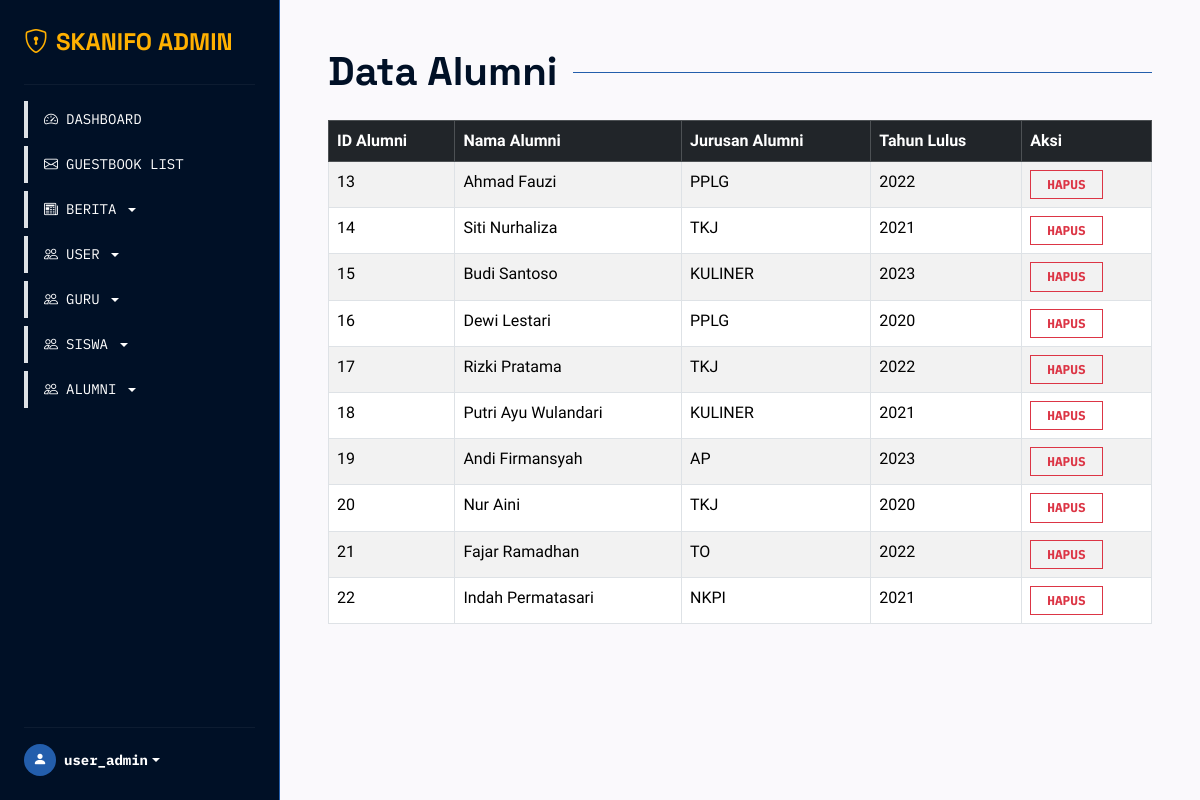
/page/dashboard/data_alumni.php (signed in), run on the app's committed database.
### tables this page shows
CREATE TABLE `tb_alumni` (
  `id_alumni` int NOT NULL,
  `nama_alumni` text NOT NULL,
  `alumni_jurusan` text NOT NULL,
  `tahun_lulus` text NOT NULL
);

### page/dashboard/data_alumni.php (the view, shortened to what this page needs)
<!DOCTYPE html>
<html lang="en">
<head>
    <link href="https://cdn.jsdelivr.net/npm/bootstrap@5.3.8/dist/css/bootstrap.min.css" rel="stylesheet">
    <link rel="stylesheet" href="https://cdn.jsdelivr.net/npm/bootstrap-icons@1.11.3/font/bootstrap-icons.css">
    <link rel="stylesheet" href="../../assets/css/style.css">
</head>
<body>
    <main class="d-flex flex-nowrap">
        <?php require '../../components/sidebar.php'; ?>
        <div class="container-fluid p-4 p-md-5" style="background-color: var(--skn-bg);">
            <div class="d-flex align-items-center gap-3 mb-4">
                <h1 class="font-headline fw-bold m-0" style="color: var(--skn-primary);">Data Alumni</h1>
                <div class="flex-grow-1 border-top" style="border-color: var(--skn-secondary) !important;"></div>
            </div>
            <table class="table table-bordered table-striped">
                <thead class="table-dark">
                    <tr>
                        <th>ID Alumni</th>
                        <th>Nama Alumni</th>
                        <th>Jurusan Alumni</th>
                        <th>Tahun Lulus</th>
                        <th>Aksi</th>
                    </tr>
                </thead>
                <tbody>
                    <?php
                    include '../../function/connect.php';
                    $data = mysqli_query($koneksi, "SELECT * FROM tb_alumni");
                    if (mysqli_num_rows($data) > 0) {
                        while ($row = mysqli_fetch_array($data)) {
                            ?>
                            <tr>
                                <td><?php echo htmlspecialchars($row['id_alumni']); ?></td>
                                <td><?php echo htmlspecialchars($row['nama_alumni']); ?></td>
                                <td><?php echo htmlspecialchars($row['alumni_jurusan']); ?></td>
                                <td><?php echo htmlspecialchars($row['tahun_lulus']); ?></td>
                                <td>
                                    <a href="../../function/function_alumni/delete_alumni.php?id_alumni=<?php echo $row['id_alumni']; ?>" class="btn fw-bold font-mono btn-outline-danger rounded-0 text-uppercase px-3 py-1" style="font-size: 0.8rem;" onclick="return confirm('Yakin hapus?');">Hapus</a>
                                </td>
                            </tr>
                            <?php
                        }
                    } else {
                        echo "<tr><td colspan='4' class='text-center'>Belum ada data alumni.</td></tr>";
                    }
                    ?>
                </tbody>
            </table>
        </div>
    </main>
</body>
</html>

### assets/css/style.css (style rules this page uses)
:root { --skn-primary: #001026; --skn-secondary: #235eac; --skn-amber: #ffb000; --skn-bg: #faf9fc; --skn-muted: #44474e; --skn-surface-high: #e9e7eb; --font-headline: "Space Grotesk", sans-serif; --font-body: "Public Sans", sans-serif; --font-mono: "IBM Plex Mono", monospace; }
body { background-color: var(--skn-bg); color: var(--skn-primary); font-family: var(--font-body); }
.font-headline { font-family: var(--font-headline); }
.font-mono { font-family: var(--font-mono); }
html { scroll-behavior: smooth; scroll-padding-top: 70px; }

### data on the page
tb_alumni: id_alumni "13", nama_alumni "Ahmad Fauzi", alumni_jurusan "PPLG", tahun_lulus "2022"
tb_alumni: id_alumni "14", nama_alumni "Siti Nurhaliza", alumni_jurusan "TKJ", tahun_lulus "2021"
tb_alumni: id_alumni "15", nama_alumni "Budi Santoso", alumni_jurusan "KULINER", tahun_lulus "2023"
tb_alumni: id_alumni "16", nama_alumni "Dewi Lestari", alumni_jurusan "PPLG", tahun_lulus "2020"
tb_alumni: id_alumni "17", nama_alumni "Rizki Pratama", alumni_jurusan "TKJ", tahun_lulus "2022"
tb_alumni: id_alumni "18", nama_alumni "Putri Ayu Wulandari", alumni_jurusan "KULINER", tahun_lulus "2021"
tb_alumni: id_alumni "19", nama_alumni "Andi Firmansyah", alumni_jurusan "AP", tahun_lulus "2023"
tb_alumni: id_alumni "20", nama_alumni "Nur Aini", alumni_jurusan "TKJ", tahun_lulus "2020"
tb_alumni: id_alumni "21", nama_alumni "Fajar Ramadhan", alumni_jurusan "TO", tahun_lulus "2022"
tb_alumni: id_alumni "22", nama_alumni "Indah Permatasari", alumni_jurusan "NKPI", tahun_lulus "2021"

### other printed values
$_SESSION['username'] "user_admin"
